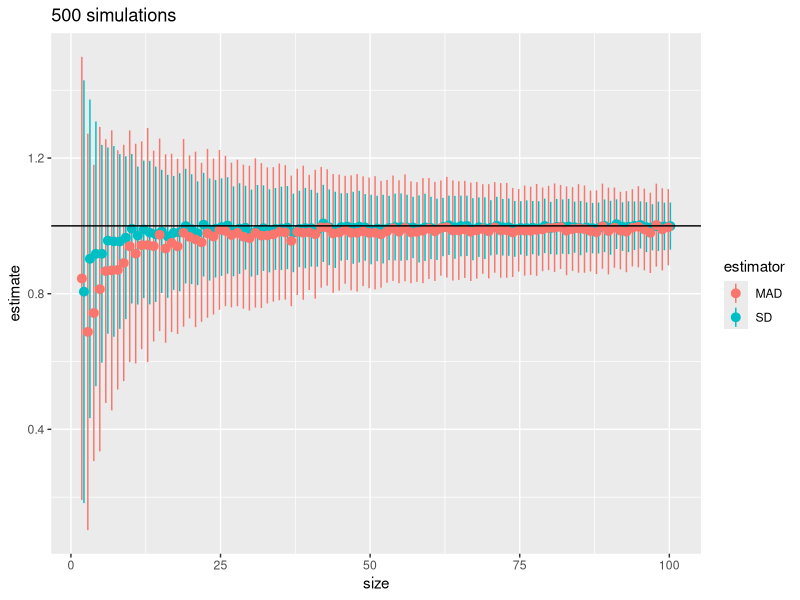
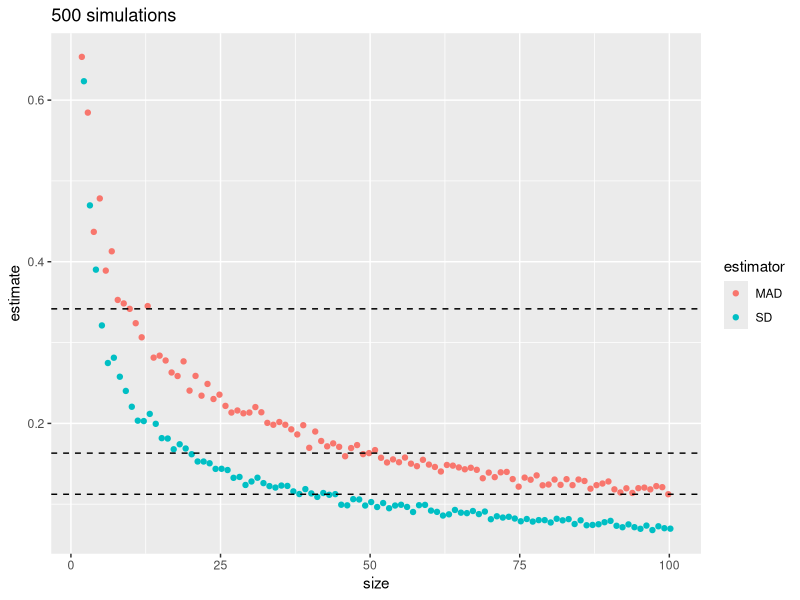

R code for these plots, in order: (Note: a time limit stopped this script after it produced the figures.)
# Load required packages --------------------------------------------------
library(MASS)
library(tidyverse)
library(stringr)
library(broom)


# Simulation data ---------------------------------------------------------
nb_sim <- 500
sizes <- 2:100

df_sim <- tibble(
    size = rep(sizes, each = nb_sim), 
    sim = rep(1:nb_sim, length(sizes))
)

df_sim <- df_sim %>% 
    mutate(data = map(size, rnorm))

df_sim <- df_sim %>% 
    mutate(
        samp_sd = map_dbl(data, sd),
        samp_mad = map_dbl(data, mad)
    )

# Summary of the simulation
df_sum <- df_sim %>% 
    group_by(size) %>% 
    summarise(
        ave_sd = mean(samp_sd), 
        std_sd = sd(samp_sd), 
        ave_mad = mean(samp_mad), 
        std_mad = sd(samp_mad)
    )

ave_sum <- df_sum %>% 
    select(-std_sd, -std_mad) %>% 
    gather(estimator, ave_sim, ave_sd, ave_mad) %>% 
    mutate(estimator = ifelse(str_detect(estimator, "sd"), "SD", "MAD"))

sd_sum <- df_sum %>% 
    select(-ave_sd, -ave_mad) %>% 
    gather(estimator, sd_sim, std_sd, std_mad) %>% 
    mutate(estimator = ifelse(str_detect(estimator, "sd"), "SD", "MAD"))

df_sum <- left_join(ave_sum, sd_sum)

# Mean +/- SD of the estimates
df_sum %>% 
    ggplot(aes(size, ave_sim, ymin = ave_sim - sd_sim, ymax = ave_sim + sd_sim, 
               colour = estimator, fill = estimator)) + 
    geom_pointrange(position = position_dodge(width = 0.7)) + 
    geom_hline(yintercept = 1) + 
    labs(y = "estimate", title = str_c(nb_sim, " simulations"))

# SD of sample estimates
df_sum %>% 
    ggplot(aes(size, sd_sim, colour = estimator, fill = estimator)) + 
    geom_point(position = position_dodge(width = 0.7)) + 
    geom_hline(yintercept = filter(df_sum, estimator == "MAD", size %in% c(10, 50, 100)) %>% .$sd_sim, lty = 2) + 
    labs(y = "estimate", title = str_c(nb_sim, " simulations"))


# Functions for two-way analysis ------------------------------------------

gen2way <- function(n, p) {
    df_2way <- tibble(
        run = rep(str_pad(1:n, str_length(n), pad = "0"), each = p), 
        ftr = rep(str_pad(1:p, str_length(p), pad = "0"), n), 
        obs = rnorm(n * p)
    )
    
    return(df_2way)
}

mp_df <- function(df) {
    obs_wide <- df %>% spread(ftr, obs)
    obs_mat <- data.matrix(obs_wide[, -1])
    rownames(obs_mat) <- obs_wide$run
    mp_fit <- medpolish(obs_mat, na.rm = TRUE, trace.iter = FALSE)
    
    return(mp_fit)
}

mad_mpres <- function(mp_fit) {
    res <- mp_fit$residuals %>% as.vector()

    return(mad(res))
}

adjmad_mpres <- function(mp_fit, dfree) {
    res <- mp_fit$residuals %>% as.vector()
    adjmad <- mad(res) * sqrt((length(res) - 1) / dfree)
    
    return(adjmad)
}


# Two-way analysis --------------------------------------------------------

# Simulation setting
nb_sim <- 100
nb_run <- 2:50
nb_ftr <- c(3, 10, 20)

df_sim2 <- tibble(
    n_run = rep(nb_run, each = length(nb_ftr) * nb_sim), 
    n_ftr = rep(nb_ftr, length(nb_run) * nb_sim), 
    sim = rep(rep(1:nb_sim, each = length(nb_ftr)), length(nb_run))
)
    

# Generate simulation data
df_sim2 <- df_sim2 %>% 
    mutate(data = map2(n_run, n_ftr, gen2way))

# Fit lm and medpolish models
df_sim2 <- df_sim2 %>% 
    mutate(
        lm_fit = map(data, ~ lm(obs ~ run + ftr, data = .)), 
        mp_fit = map(data, mp_df)
    )

# Estimates with lm and medpolish
df_sim2 <- df_sim2 %>% 
    mutate(
        samp_lms = map_dbl(lm_fit, sigma), 
        dfree = map_int(lm_fit, df.residual), 
        samp_mad = map_dbl(mp_fit, mad_mpres),
        samp_mps = map2_dbl(mp_fit, dfree, adjmad_mpres)
    )

# saveRDS(df_sim2, "output/sim_res2.RDS")

# Summary of the simulation
df_sum2 <- df_sim2 %>% 
    group_by(n_ftr, n_run) %>% 
    summarise(
        ave_lms = mean(samp_lms), 
        std_lms = sd(samp_lms), 
        ave_mps = mean(samp_mps), 
        std_mps = sd(samp_mps)
    )

ave_sum2 <- df_sum2 %>% 
    select(-std_lms, -std_mps) %>% 
    gather(estimator, ave_sim, ave_lms, ave_mps) %>% 
    mutate(estimator = ifelse(str_detect(estimator, "lms"), "LM", "MP-MAD"))

sd_sum2 <- df_sum2 %>% 
    select(-ave_lms, -ave_mps) %>% 
    gather(estimator, sd_sim, std_lms, std_mps) %>% 
    mutate(estimator = ifelse(str_detect(estimator, "lms"), "LM", "MP-MAD"))

df_sum2 <- left_join(ave_sum2, sd_sum2)


# Mean +/- SD of the estimates
df_sum2 %>% 
    ggplot(aes(n_run, ave_sim, ymin = ave_sim - sd_sim, ymax = ave_sim + sd_sim, 
               colour = estimator, fill = estimator)) + 
    geom_pointrange(position = position_dodge(width = 0.7)) + 
    geom_hline(yintercept = 1) + 
    labs(x = "# runs", y = "estimate", title = str_c(nb_sim, " simulations")) + 
    facet_wrap(~ n_ftr)

# SD of sample estimates
df_sum2 %>% 
    ggplot(aes(n_run, sd_sim, colour = estimator, fill = estimator)) + 
    geom_point(position = position_dodge(width = 0.7)) + 
    labs(x = "# runs", y = "estimate", title = str_c(nb_sim, " simulations")) + 
    facet_wrap(~ n_ftr)


# Fitting with lm and rlm -------------------------------------------------

df_sim2 <- df_sim2 %>%
    mutate(
        lm_fit = map(data, ~ lm(obs ~ run + ftr, data = .)),
        rlm_fit = map(data, ~ rlm(obs ~ run + ftr, data = .))
    )

# Estimates with lm and rlm
df_sim3 <- df_sim2 %>% 
    mutate(
        samp_lms = map_dbl(lm_fit, sigma), 
        samp_l1s = map_dbl(rlm_fit, sigma)
    )

# Summary of the simulation
df_sum3 <- df_sim3 %>% 
    group_by(n_ftr, n_run) %>% 
    summarise(
        ave_lms = mean(samp_lms), 
        std_lms = sd(samp_lms), 
        ave_l1s = mean(samp_l1s), 
        std_l1s = sd(samp_l1s)
    ) %>% 
    ungroup()

ave_sum3 <- df_sum3 %>% 
    dplyr::select(-std_lms, -std_l1s) %>% 
    gather(estimator, ave_sim, ave_lms, ave_l1s) %>% 
    mutate(estimator = ifelse(str_detect(estimator, "lms"), "LM", "RLM"))

sd_sum3 <- df_sum3 %>% 
    dplyr::select(-ave_lms, -ave_l1s) %>% 
    gather(estimator, sd_sim, std_lms, std_l1s) %>% 
    mutate(estimator = ifelse(str_detect(estimator, "lms"), "LM", "RLM"))

df_sum3 <- left_join(ave_sum3, sd_sum3)

# Mean +/- SD of the estimates
df_sum3 %>% 
    ggplot(aes(n_run, ave_sim, ymin = ave_sim - sd_sim, ymax = ave_sim + sd_sim, 
               colour = estimator, fill = estimator)) + 
    geom_pointrange(position = position_dodge(width = 0.7)) + 
    geom_hline(yintercept = 1) + 
    labs(x = "# runs", y = "estimate", title = str_c(nb_sim, " simulations")) + 
    facet_wrap(~ n_ftr)

# SD of sample estimates
df_sum3 %>% 
    ggplot(aes(n_run, sd_sim, colour = estimator, fill = estimator)) + 
    geom_point(position = position_dodge(width = 0.7)) + 
    labs(x = "# runs", y = "estimate", title = str_c(nb_sim, " simulations")) + 
    facet_wrap(~ n_ftr)
